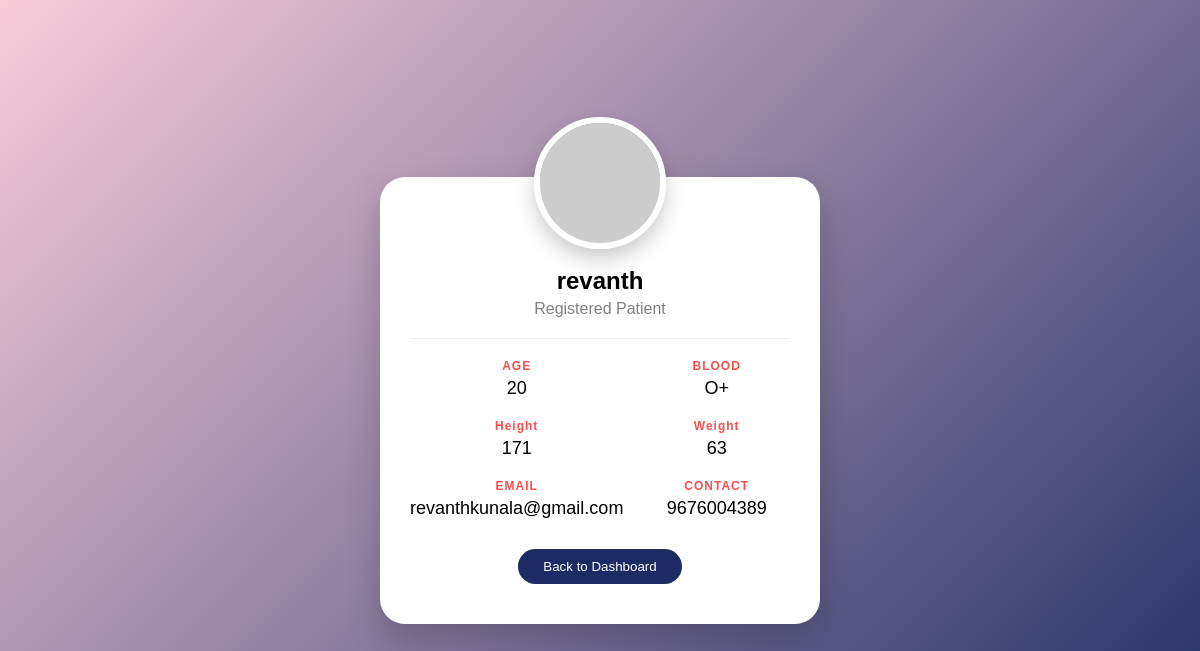
The page /patients/view_patient_profile/ (signed in) on the database its author committed.
### accounts/models.py (models this page shows, shortened)
class patient(models.Model):
    patient_name = models.CharField(max_length=20)
    patient_age = models.CharField(max_length=5)
    patient_otp = models.CharField(max_length=10, blank=True, default='')
    patient_number = models.CharField(max_length=20)
    patient_email = models.EmailField(max_length=20)
    patient_password = models.CharField(max_length=20)
    patient_blood_group = models.CharField(max_length=20)
    patient_gender = models.CharField(max_length=10)
    patient_weight = models.IntegerField()
    patient_height = models.IntegerField()
    patient_image = models.ImageField(upload_to='patients/', null=True, blank=True)

### patients/views.py (the view)
# urls.py: path('view_patient_profile/', views.view_profile, name='view_profile_patient'),  # Remove 'accounts/'
def view_profile(request):
    patient_id = request.session.get('patient_id')
    patients = patient.objects.get(id=patient_id)
    return render(request, 'patients/view_profile_patient.html', {'patient': patients})

### patients/templates/patients/view_profile_patient.html (shortened to what this page needs)
<!DOCTYPE html>
<html>
<head>
</head>
<body>
    <div class="profile-card">
        <div class="profile-image">
            {% if patient.patient_image %}
            <img src="{{ patient.patient_image.url }}" alt="Profile">
            {% else %}
            <img src="https://ui-avatars.com/api/?name={{ patient.patient_name }}&background=1d2b64&color=fff&size=120"
                alt="Profile">
            {% endif %}
        </div>
        <h2>{{ patient.patient_name }}</h2>
        <div class="sub">Registered Patient</div>
        <hr>
        <div class="details">
            <div class="box">
                <div class="label">AGE</div>
                <div class="value">{{ patient.patient_age }}</div>
            </div>
            <div class="box">
                <div class="label">BLOOD</div>
                <div class="value">{{ patient.patient_blood_group }}</div>
            </div>
            <div class="box">
                <div class="label">Height</div>
                <div class="value">{{ patient.patient_height }}</div>
            </div>
            <div class="box">
                <div class="label">Weight</div>
                <div class="value">{{ patient.patient_weight }}</div>
            </div>
            <div class="box">
                <div class="label">EMAIL</div>
                <div class="value">{{ patient.patient_email }}</div>
            </div>
            <div class="box">
                <div class="label">CONTACT</div>
                <div class="value">{{ patient.patient_number }}</div>
            </div>
        </div>
        <button class="back-btn" onclick="window.location.href='{% url 'base_patient' %}'">
            Back to Dashboard
        </button>
    </div>
</body>
</html>

### patients/templates/patients/view_profile_patient.html (style rules this page uses)
body { margin: 0; height: 100vh; display: flex; justify-content: center; align-items: center; font-family: Arial, sans-serif; background: linear-gradient(135deg, #f8cdda, #1d2b64); }
.profile-card { width: 380px; background: white; border-radius: 25px; text-align: center; padding: 80px 30px 40px 30px; position: relative; box-shadow: 0 15px 35px rgba(0, 0, 0, 0.2); }
.profile-image { position: absolute; top: -60px; left: 50%; transform: translateX(-50%); width: 120px; height: 120px; border-radius: 50%; border: 6px solid white; overflow: hidden; box-shadow: 0 10px 20px rgba(0, 0, 0, 0.2); }
.profile-image img { width: 100%; height: 100%; object-fit: cover; }
h2 { margin: 10px 0 5px 0; }
.sub { color: gray; margin-bottom: 20px; }
hr { border: none; border-top: 1px solid #eee; margin: 20px 0; }
.details { display: grid; grid-template-columns: 1fr 1fr; gap: 20px; margin-top: 20px; }
.box { text-align: center; }
.label { font-size: 12px; color: #ff4d4d; font-weight: bold; letter-spacing: 1px; }
.value { font-size: 18px; margin-top: 5px; }
.back-btn { margin-top: 30px; padding: 10px 25px; border: none; border-radius: 25px; background: #1d2b64; color: white; cursor: pointer; transition: 0.3s; }

### rows shown on the page
patient: patient_name "revanth", patient_age "20", patient_blood_group "O+", patient_height "171", patient_weight "63", patient_email "revanthkunala@gmail.com", patient_number "9676004389"
